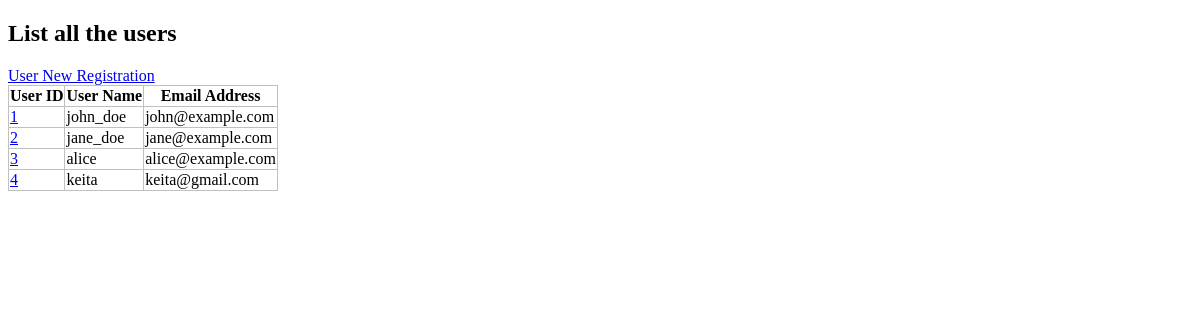
Page /crud/users on the earlier database version.
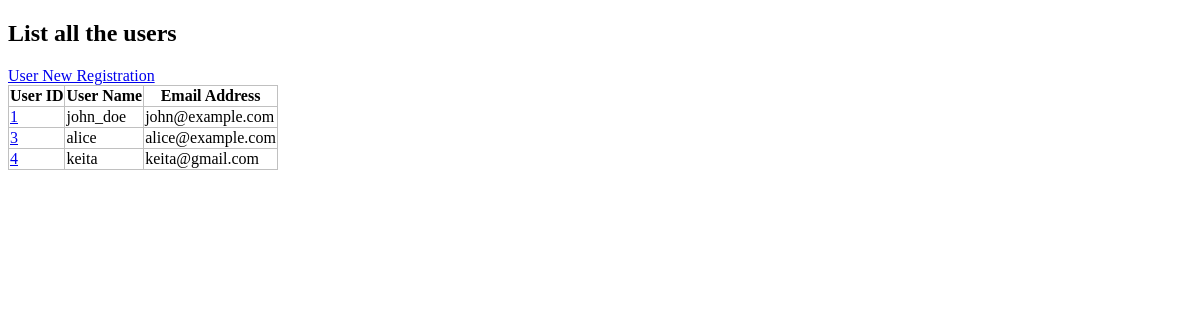
Same page on the later database version.
### apps/crud/models.py (models this page shows, shortened)
class User(db.Model):
    __tablename__ = "users"
    id = db.Column(db.Integer, primary_key = True)
    username = db.Column(db.String, index = True)
    email = db.Column(db.String, unique = True, index = True)
    password_hash = db.Column(db.String)
    created_at = db.Column(db.DateTime, default = datetime.now)
    updated_at = db.Column(
        db.DateTime, default = datetime.now, onupdate = datetime.now
    )
    @property
    def password(self):
        raise AttributeError("!!Unable to read!!")

### apps/crud/views.py (the view)
@crud.route("/users")
def users():
    users = User.query.all()
    return render_template("crud/index.html", users = users)

### apps/crud/templates/crud/index.html (shortened to what this page needs)
<!DOCTYPE html>
<html lang = "ja">
    <head>
        <link rel="stylesheet" href="{{url_for('crud.static', filename='style.css')}}" />
        <link
            rel = "stylesheet"
            href = "{{ url_for('crud.static', filename = 'style.css')}}"
        />
    </head>
    <body>
        <h2> List all the users</h2>
        <a href = "{{ url_for('crud.create_user')}}"> User New Registration</a>
        <table>
            <tr>
                <th>User ID</th>
                <th>User Name</th>
                <th>Email Address</th>
            </tr>
            {% for user in users %}
            <tr>
                <td>
                    <a href = "{{ url_for('crud.edit_user', user_id=user.id) }}">{{ user.id}}</a>
                </td>
                <td>{{ user.username}}</td>
                <td>{{ user.email}}</td>
            </tr>
            {% endfor %}
        </table>
    </body>
</html>

### apps/crud/static/style.css (style rules this page uses)
table { border-collapse: collapse; }
table, th, td { border: 1px solid #c0c0c0; }

Differences in the rows shown:
removed User: id "2", username "jane_doe", email "jane@example.com"
